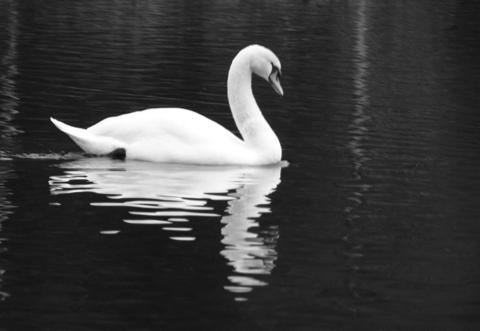
%> input picture Assignment 2/submit/swan.png, 480 x 331 px
$ octave P1_b.m   (GNU Octave 9; MATLAB toolbox functions it lacks are replaced by stand-ins)
%> lines starting %> are read from the running program, lines starting %| are printed output that depends on the picture
### Assignment 2/submit/applyFilter.m
function outIm = applyFilter(im,F)
% Function applyFilter takes as an input gray scale image im, a filter F and outputs the result of correlating image im with filter F,
% Inputs  gray scale image im(m * n),
%         a filter F(m_F * n_F),
% Outputs outIm - correlating image im with filter F

% ====================== My IMPLEMENTATION HERE ======================
%initial outIm
outIm = zeros(size(im));
%get the k value of filter F, assuming F is always having odd number(m_F * n_F) of rows and columns
[m_f, n_f] = size(F);
%get the size of im
[m, n] = size(im);
%clip the im by surrounding im with zeros(m, (n_f-1)/2) at left and right of im(if n_f != 1),
%and zeros((m_f-1)/2, n+n_f-1) at top and bottom of im(if m_f != 1)
if(n_f > 1)
    clip_im = [zeros(m, (n_f-1)/2) im zeros(m, (n_f-1)/2)];
else
    clip_im = im;
end
if(m_f > 1)
    clip_im = [zeros((m_f-1)/2, size(clip_im, 2)); clip_im; zeros((m_f-1)/2, size(clip_im, 2))];
end

% got through the cliped im matrix to get sub matrix(2k+1, 2K+1)
for row_index = 1 : size(im, 1)
    for col_index = 1 : size(im, 2)
        %from current element node, get sub matrix as same size as F
        sub_im = clip_im(row_index: (row_index + size(F, 1) - 1), col_index: (col_index + size(F, 2) -1));
        %sum all elements then save to outIm's accordant position
        outIm(row_index, col_index) = sum(sum(sub_im .* F));
    end
end
% ====================================================================
end

### Assignment 2/submit/stretch.m
function out = stretch(im)

smallest = min(im(:));
largest = max(im(:));

[row,col] = size(im);

out = double(im);

if smallest == largest,
    out = zeros(row,col);
else
    ratio = 255/(largest-smallest);
    out = out-smallest;
    out = out*ratio;
end;

### Assignment 2/submit/P1_b.m
%filter
F = [-1 -3 1 ; 0 0 0; 1 3 1];
%read image file and covert it to double
im = double(imread('swan.png'));
%> im: size 331x480 double; min 8, max 255, mean 63.1; mean of the top-left, top-right, bottom-left and bottom-right quarters 80.2, 60.3, 62.3, 49.8

out_im = applyFilter(im, F);
%> in applyFilter, `clip_im = [zeros((m_f-1)/2, size(clip_im, 2)); clip_im; zeros((m_f-1)/..`:
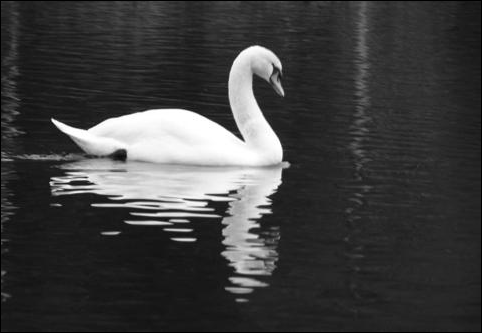
%> clip_im: size 333x482 double; min 0, max 255, mean 62.5
%> after the loop in applyFilter, `for row_index = 1 : size(im, 1)`:
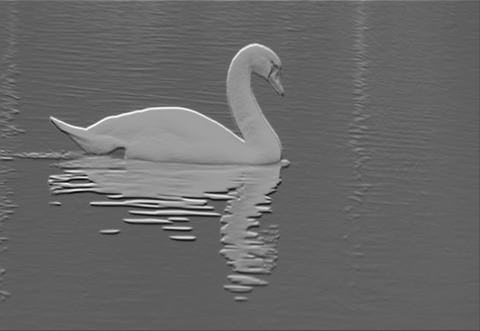
%> outIm: size 331x480 double; min -605, max 1169, mean 125.6; drawn with min black and max white
%compute the absolute values of output image
s = sum(abs(out_im(:)))
%> s = 21210074
%write output image with applying stretch function and type covered to
%uint8
imwrite(uint8(stretch(out_im)), 'swanFiltered.png');
%> in stretch, `smallest = min(im(:));`: smallest = -605
%> in stretch, `largest = max(im(:));`: largest = 1169
%> in stretch, `ratio = 255/(largest-smallest);`: ratio = 0.144
